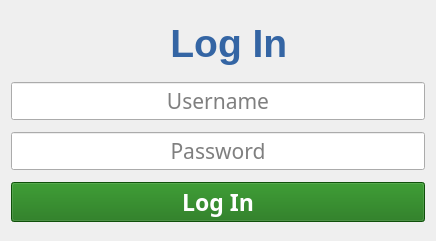
<?xml version="1.0" encoding="UTF-8"?>
<ui version="4.0">
 <class>Form</class>
 <widget class="QWidget" name="Form">
  <property name="geometry">
   <rect>
    <x>0</x>
    <y>0</y>
    <width>436</width>
    <height>241</height>
   </rect>
  </property>
  <property name="windowTitle">
   <string>Log In</string>
  </property>
  <layout class="QVBoxLayout" name="verticalLayout">
   <item>
    <widget class="QPushButton" name="pushButton">
     <property name="font">
      <font>
       <pointsize>29</pointsize>
       <weight>75</weight>
       <bold>true</bold>
      </font>
     </property>
     <property name="styleSheet">
      <string notr="true">color: rgb(52, 101, 164);</string>
     </property>
     <property name="text">
      <string>  Log In</string>
     </property>
     <property name="icon">
      <iconset>
       <normaloff>icons/account.png</normaloff>icons/account.png</iconset>
     </property>
     <property name="iconSize">
      <size>
       <width>50</width>
       <height>50</height>
      </size>
     </property>
     <property name="flat">
      <bool>true</bool>
     </property>
    </widget>
   </item>
   <item>
    <widget class="QLineEdit" name="username">
     <property name="font">
      <font>
       <family>Sans Serif</family>
       <pointsize>16</pointsize>
      </font>
     </property>
     <property name="alignment">
      <set>Qt::AlignCenter</set>
     </property>
     <property name="placeholderText">
      <string>Username</string>
     </property>
    </widget>
   </item>
   <item>
    <widget class="QLineEdit" name="password">
     <property name="font">
      <font>
       <family>Sans Serif</family>
       <pointsize>16</pointsize>
      </font>
     </property>
     <property name="echoMode">
      <enum>QLineEdit::Password</enum>
     </property>
     <property name="alignment">
      <set>Qt::AlignCenter</set>
     </property>
     <property name="placeholderText">
      <string>Password</string>
     </property>
    </widget>
   </item>
   <item>
    <widget class="QPushButton" name="login">
     <property name="font">
      <font>
       <family>Sans Serif</family>
       <pointsize>17</pointsize>
       <weight>75</weight>
       <bold>true</bold>
      </font>
     </property>
     <property name="styleSheet">
      <string notr="true">background-color: rgb(21, 112, 14);
color: rgb(255, 255, 255);</string>
     </property>
     <property name="text">
      <string>Log In</string>
     </property>
    </widget>
   </item>
  </layout>
 </widget>
 <resources/>
 <connections/>
</ui>
